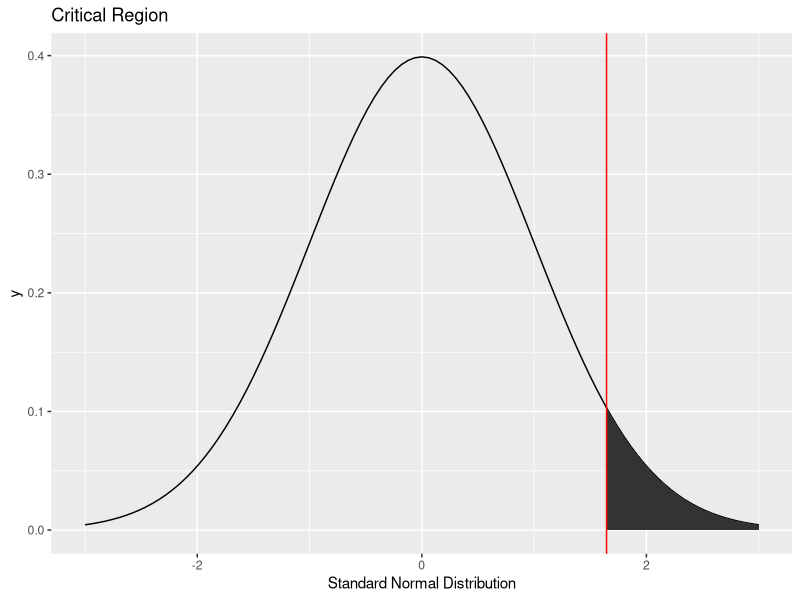

This chart was generated by the following R code:
## ---- chunk 1
library(tidyverse)
## ---- chunk 2
ggplot(data.frame(x = c(-3, 3)), aes(x)) +
  stat_function(fun = dnorm) +
  stat_function(fun = dnorm, 
                xlim = c(1.645,3),
                geom = "area") + 
  geom_vline(xintercept=1.645, color="red") +
  ggtitle('Critical Region') +
  xlab('Standard Normal Distribution')
## ---- chunk 3
x_data <- c(170, 167, 174, 179, 179, 156, 163, 156, 187, 156, 183, 179, 174, 179,
            170, 156, 187, 179, 183, 174, 187, 167, 159, 170, 179)
n <- 25

x_mean <- sum(x_data) / n
paste0('The vale of the sample mean is: ', x_mean)
